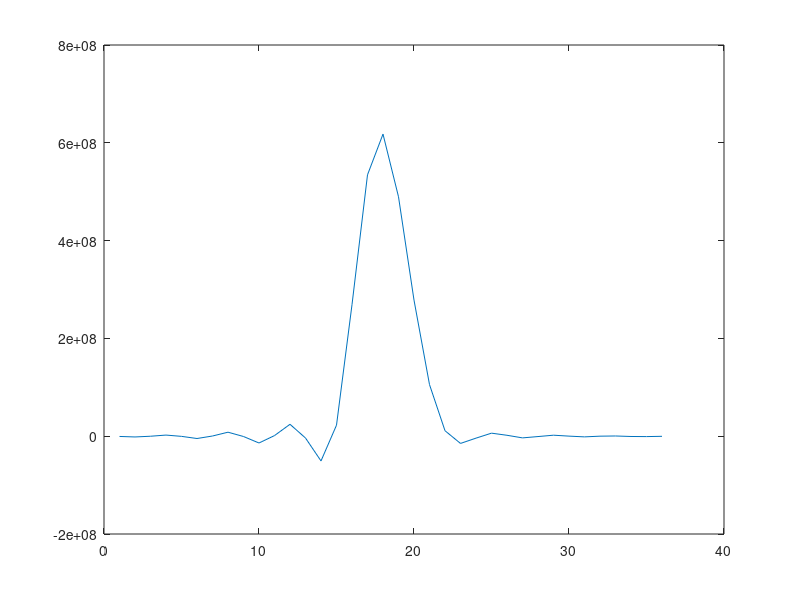

Source code (MATLAB):
% // TI File $Revision: /main/3 $
% // Checkin $Date: November 1, 2010   13:05:07 $
% // =====================================================================================
% //  This software is licensed for use with Texas Instruments C28x
% //  family DSCs.  This license was provided to you prior to installing
% //  the software.  You may review this license by consulting a copy of
% //  the agreement in the doc directory of this library.
% //======================================================================================
% //
% // 	FILE:    FixedPointFIR32.m
% //
% // 	TITLE:   DSP2833x Device Fixed Point FIR16 Test Program.   
% //
% //
% // 	ASSUMPTIONS:
% //
% //   	This matlab code is reference code for debugging FixedPoint DSP library
% //    16 bit FIR module and example project 2833x_FixedPoint_FIR16. 
% //
% //
% //   
% //    Watch Variables:
% //
% //      x_raw_sig         Input signal (float)
% //      fir_lpfxx_Q31		FIR filter coefficients (Q31)
% //      x_Q31             Input signal in Q31 format
% //      result            Filtered signal (Q30)
% //
% //######################################################################################
% // $TI Release: C28x Fixed-Point DSP Library v1.10 $
% // $Release Date: November 1, 2011 $
% // $Copyright: $
% //######################################################################################

clear all
close all

disp('==============================================================');
disp('==============================================================');
disp('this is Matlab version of C28x Fixed Point FIR32 code');
disp('The result is stored in array result Q30');
disp('The signal is stored in array x_raw_sig (float)');
disp('The signal in Q31 format is stored in array x_Q31');
disp('==============================================================');

RadStep = 0.1963495408494;

N=input('Please enter signal length N =');
halfSize=N-1;

Rad=[0:RadStep:(halfSize)*RadStep];

Rx=sin(Rad)+cos(Rad*2.3567);
Ix=0*(cos(Rad*8.345) + sin(Rad*5.789));

x=Rx+j*Ix;
x_raw_sig=x/2;

x_Q31=2^31*x/2;

fir_lpf6_Q31=[-173028710,   422295164,  1025797365,  1025797365,   422295164,  -173028710];
fir_lpf32_Q31=[-2013465,    -3972436,     6056023,     8015159,   -12191477,   -16239507,22805854,    29416457,   -39784147,   -51018844,    68331981,    89804355,-125125486,  -182784383,   316867161,   964016297,   964016297,   316867161,-182784383,  -125125486,    89804355,    68331981,   -51018844,   -39784147,29416457,    22805854,   -16239507,   -12191477,     8015159,     6056023,-3972436,    -2013465];

result=conv(fir_lpf32_Q31,x_Q31)/2^32;

plot(result)


















